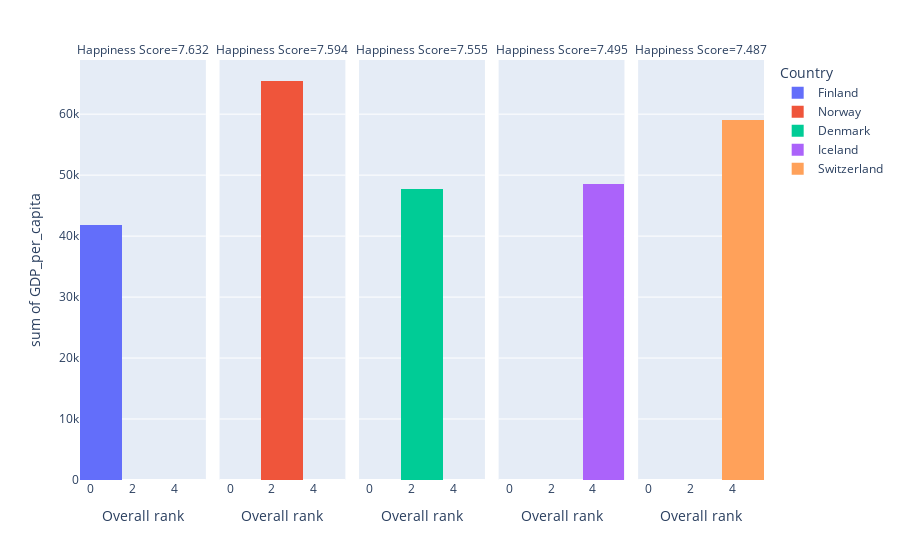

The cell this chart's notebook holds for it:
### Code cell
#fig = px.line(data.head(20), x="Maximun Personal Income Tax", y="Happiness Score", facet_col="Country", 
            # facet_col_wrap=5, title="Title")

px.histogram(data.head(5), x="Overall rank", y="GDP_per_capita", color="Country",
            facet_col="Happiness Score" )

### Figure 1 — Plotly figure (JSON) as saved in the notebook; plotly's stock layout.template omitted (floating-point values rounded to 4 significant figures)
{"data": [{"alignmentgroup": "True", "bingroup": "x", "histfunc": "sum", "hovertemplate": "Country=Finland<br>Happiness Score=7.632<br>Overall rank=%{x}<br>sum of GDP_per_capita=%{y}<extra></extra>", "legendgroup": "Finland", "marker": {"color": "#636efa"}, "name": "Finland", "offsetgroup": "Finland", "orientation": "v", "showlegend": true, "type": "histogram", "x": [1], "xaxis": "x", "y": [41899], "yaxis": "y"}, {"alignmentgroup": "True", "bingroup": "x", "histfunc": "sum", "hovertemplate": "Country=Norway<br>Happiness Score=7.594<br>Overall rank=%{x}<br>sum of GDP_per_capita=%{y}<extra></extra>", "legendgroup": "Norway", "marker": {"color": "#EF553B"}, "name": "Norway", "offsetgroup": "Norway", "orientation": "v", "showlegend": true, "type": "histogram", "x": [2], "xaxis": "x2", "y": [65441], "yaxis": "y2"}, {"alignmentgroup": "True", "bingroup": "x", "histfunc": "sum", "hovertemplate": "Country=Denmark<br>Happiness Score=7.555<br>Overall rank=%{x}<br>sum of GDP_per_capita=%{y}<extra></extra>", "legendgroup": "Denmark", "marker": {"color": "#00cc96"}, "name": "Denmark", "offsetgroup": "Denmark", "orientation": "v", "showlegend": true, "type": "histogram", "x": [3], "xaxis": "x3", "y": [47673], "yaxis": "y3"}, {"alignmentgroup": "True", "bingroup": "x", "histfunc": "sum", "hovertemplate": "Country=Iceland<br>Happiness Score=7.495<br>Overall rank=%{x}<br>sum of GDP_per_capita=%{y}<extra></extra>", "legendgroup": "Iceland", "marker": {"color": "#ab63fa"}, "name": "Iceland", "offsetgroup": "Iceland", "orientation": "v", "showlegend": true, "type": "histogram", "x": [4], "xaxis": "x4", "y": [48606], "yaxis": "y4"}, {"alignmentgroup": "True", "bingroup": "x", "histfunc": "sum", "hovertemplate": "Country=Switzerland<br>Happiness Score=7.487<br>Overall rank=%{x}<br>sum of GDP_per_capita=%{y}<extra></extra>", "legendgroup": "Switzerland", "marker": {"color": "#FFA15A"}, "name": "Switzerland", "offsetgroup": "Switzerland", "orientation": "v", "showlegend": true, "type": "histogram", "x": [5], "xaxis": "x5", "y": [59019], "yaxis": "y5"}], "layout": {"annotations": [{"font": {}, "showarrow": false, "text": "Happiness Score=7.632", "x": 0.092, "xanchor": "center", "xref": "paper", "y": 1, "yanchor": "bottom", "yref": "paper"}, {"font": {}, "showarrow": false, "text": "Happiness Score=7.594", "x": 0.296, "xanchor": "center", "xref": "paper", "y": 1, "yanchor": "bottom", "yref": "paper"}, {"font": {}, "showarrow": false, "text": "Happiness Score=7.555", "x": 0.5, "xanchor": "center", "xref": "paper", "y": 1, "yanchor": "bottom", "yref": "paper"}, {"font": {}, "showarrow": false, "text": "Happiness Score=7.495", "x": 0.704, "xanchor": "center", "xref": "paper", "y": 1, "yanchor": "bottom", "yref": "paper"}, {"font": {}, "showarrow": false, "text": "Happiness Score=7.487", "x": 0.908, "xanchor": "center", "xref": "paper", "y": 1, "yanchor": "bottom", "yref": "paper"}], "barmode": "relative", "legend": {"title": {"text": "Country"}, "tracegroupgap": 0}, "margin": {"t": 60}, "xaxis": {"anchor": "y", "domain": [0, 0.184], "title": {"text": "Overall rank"}}, "xaxis2": {"anchor": "y2", "domain": [0.204, 0.388], "matches": "x", "title": {"text": "Overall rank"}}, "xaxis3": {"anchor": "y3", "domain": [0.408, 0.592], "matches": "x", "title": {"text": "Overall rank"}}, "xaxis4": {"anchor": "y4", "domain": [0.612, 0.796], "matches": "x", "title": {"text": "Overall rank"}}, "xaxis5": {"anchor": "y5", "domain": [0.816, 1], "matches": "x", "title": {"text": "Overall rank"}}, "yaxis": {"anchor": "x", "domain": [0, 1], "title": {"text": "sum of GDP_per_capita"}}, "yaxis2": {"anchor": "x2", "domain": [0, 1], "matches": "y", "showticklabels": false}, "yaxis3": {"anchor": "x3", "domain": [0, 1], "matches": "y", "showticklabels": false}, "yaxis4": {"anchor": "x4", "domain": [0, 1], "matches": "y", "showticklabels": false}, "yaxis5": {"anchor": "x5", "domain": [0, 1], "matches": "y", "showticklabels": false}}}
